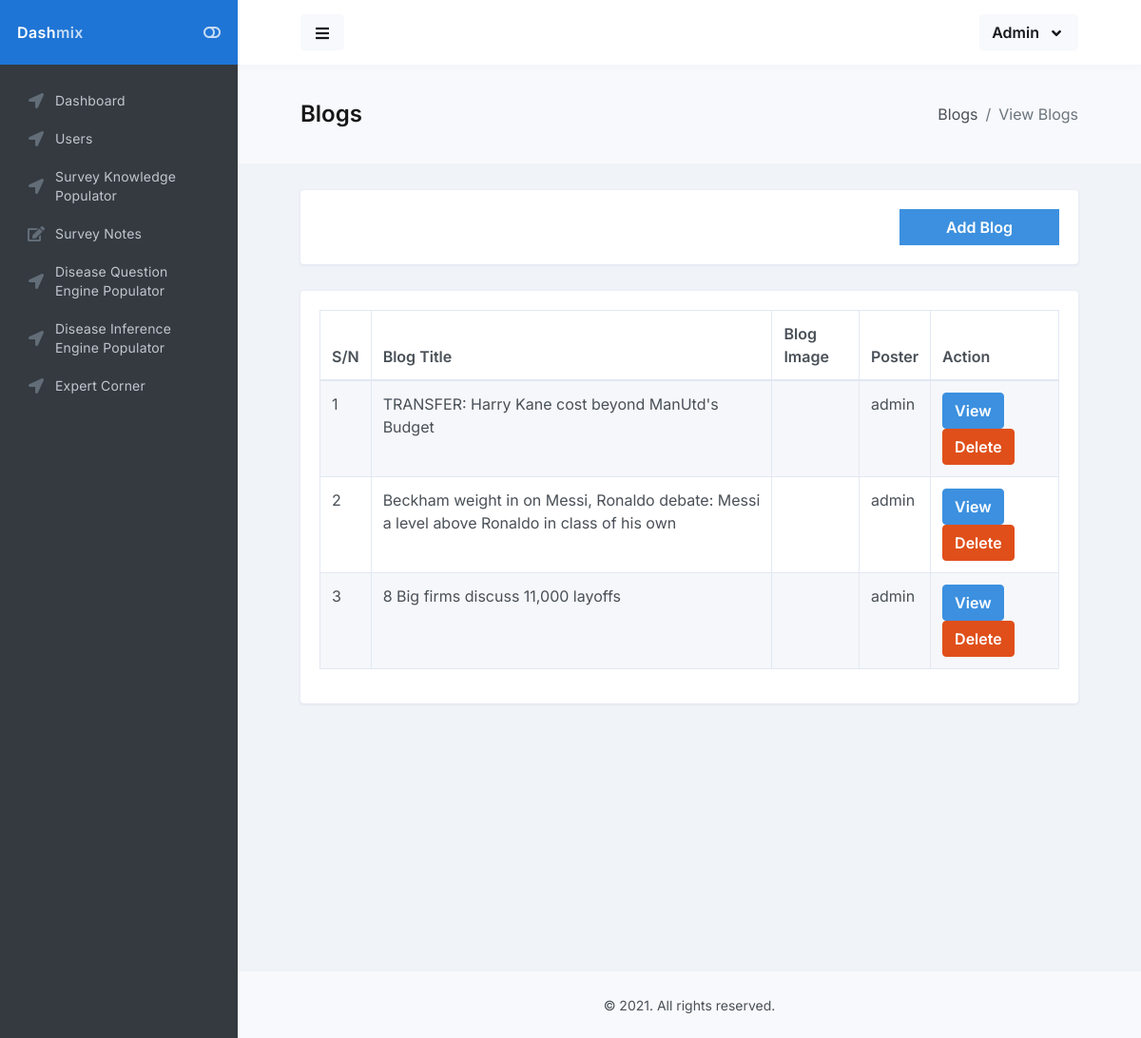
Before: /admin/blog.php with the older database file.
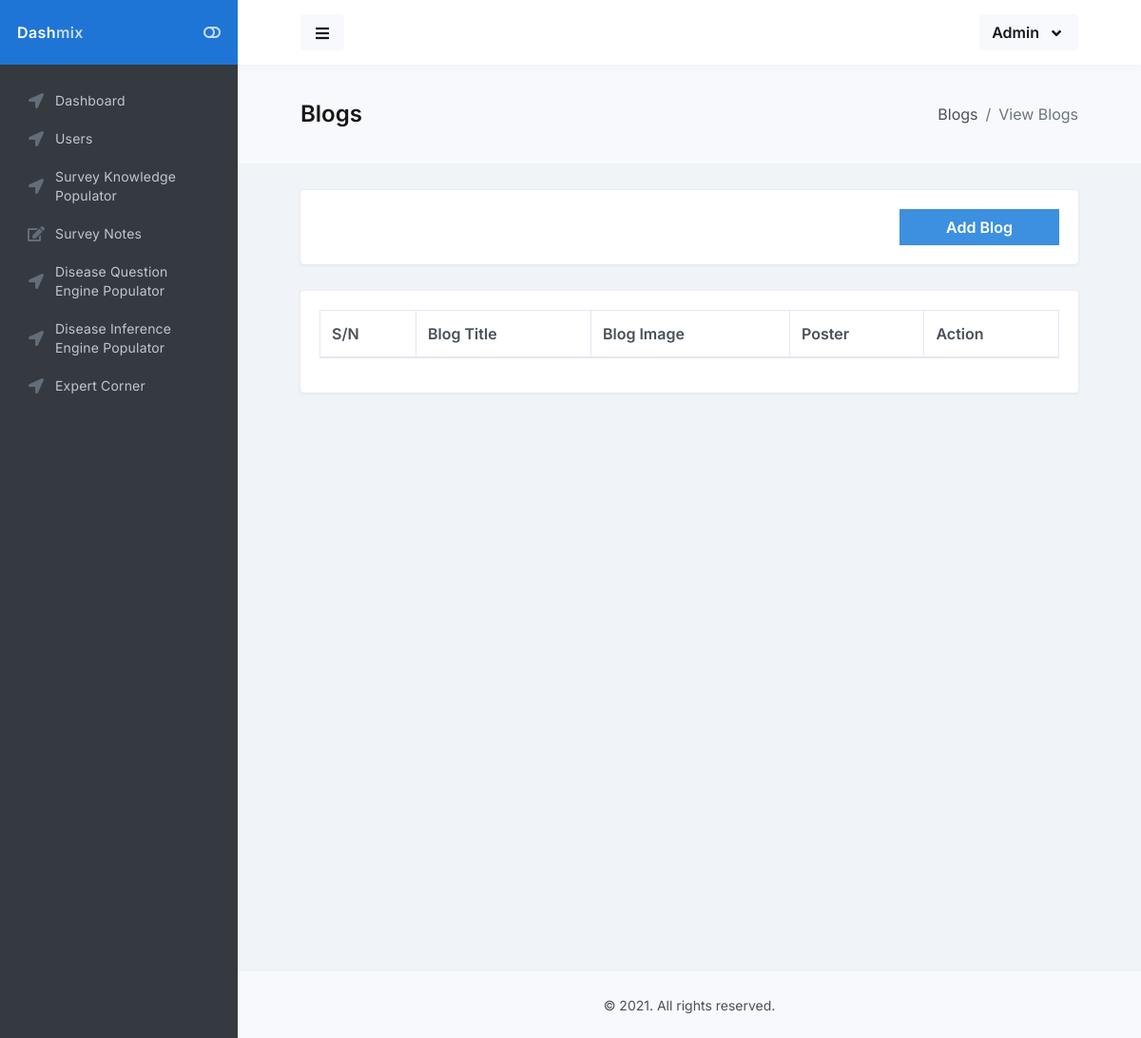
After: the same page with the newer database file.
### tables this page shows
CREATE TABLE IF NOT EXISTS `content` (
  `content_id` int(11) NOT NULL AUTO_INCREMENT,
  `title` text NOT NULL,
  `content` longtext NOT NULL,
  `content_image` varchar(150) NOT NULL,
  `poster_id` int(11) NOT NULL,
  `date_created` date NOT NULL,
  PRIMARY KEY (`content_id`)
);

### classes/DB.class.php (called while the page is built, shortened)
<?php
class DB{
    private $db_config = ['host'=>'localhost',
                          'username'=>'root',
                          'password'=>'',
                          'database'=>'expert',
                          'charset'=>'utf8mb4'];
    public $pdo;
    public $query;
    public function __construct()
    {
        $dsn = "mysql:host=".$this->db_config['host'].";dbname=".$this->db_config['database'].";charset=".$this->db_config['charset'];
        $options = [
            PDO::ATTR_ERRMODE            => PDO::ERRMODE_EXCEPTION,
            PDO::ATTR_DEFAULT_FETCH_MODE => PDO::FETCH_ASSOC,
            PDO::ATTR_EMULATE_PREPARES   => false,
        ];
        try {
            $this->pdo = new PDO($dsn, $this->db_config['username'], $this->db_config['password'], $options);
        } catch (\PDOException $e) {
            throw new \PDOException($e->getMessage(), (int)$e->getCode());
        }
    }
    public function queryStatement($statement, $value = [])
    {
        $this->query = $this->pdo->prepare($statement);
        if($this->query){
            return $this->query->execute($value);
        }else{
            return false;
        }
    }
    public function fALL()
    {
        $fetch_all_data = $this->query->fetchAll(PDO::FETCH_OBJ);
        if($fetch_all_data)
        {
            return $fetch_all_data;
        }else{
            return false;
        }
    }
}

### classes/Content.class.php (called while the page is built, shortened)
<?php
class Content  extends DB
{
    public function get_contents (){
        $arr =  [];
        $query = PARENT::queryStatement("SELECT * FROM `content` LEFT JOIN administrator ON content.poster_id = administrator.admin_id", $arr);
        return PARENT::fALL();
    }
}

### admin/blog.php (the view, shortened to what this page needs)
<?php
include "includes/header.php";
include "includes/sidebar.php";
?>
<main id="main-container">
    <div class="bg-body-light">
        <div class="content content-full">
            <div class="d-flex flex-column flex-sm-row justify-content-sm-between align-items-sm-center">
                <h1 class="flex-sm-fill font-size-h3 font-w900 mt-2 mb-0 mb-sm-2">Blogs</h1>
                <nav class="flex-sm-00-auto ml-sm-3" aria-label="breadcrumb">
                    <ol class="breadcrumb">
                        <li class="breadcrumb-item">Blogs</li>
                        <li class="breadcrumb-item active" aria-current="page">View Blogs</li>
                    </ol>
                </nav>
            </div>
        </div>
    </div>
    <div class="content">
        <div class="block block-rounded">
            <div class="block-content block-content-full d-flex justify-content-end">
                <a href="create-blog.php" class="btn btn-info rounded-0 px-5">Add Blog</a>
            </div>
        </div>
        <div class="block block-rounded">
            <div class="block-content block-content-full">
                <table class="table table-bordered table-striped js-dataTable-full" style="width: 100%">
                    <thead>
                        <tr>
                            <th>S/N</th>
                            <th>Blog Title</th>
                            <th>Blog Image</th>
                            <th>Poster</th>
                            <th>Action</th>
                        </tr>
                    </thead>
                    <tbody>
                        <tr>
                        <?php
                        $count = 1;
                        $all_content = $content->get_contents();
                        if(is_array($all_content)){
                            foreach ($all_content as $all_content) {?>
                                <td><?= $count++ ?></td>
                                <td><?= $all_content->title ?></td>
                                <td><img src="../images/blog_images/<?= $all_content->content_image ?>" height="50px" alt=""></td>
                                <td><?= $all_content->admin_username ?></td>
                                <td><a class="btn btn-info" href="view-blog.php?blog_id=<?= $all_content->content_id?>">View</a> <a class="btn btn-danger" href="api/delete-blog.php?blog_id=<?= $all_content->content_id?>">Delete</a></td>
                            </tr>
                        <?php }}?>
                    </tbody>
                </table>
            </div>
        </div>
    </div>
</main>
<?php
include "includes/footer.php";
?>

Changed rows visible on the page:
removed content: title "TRANSFER: Harry Kane cost beyond ManUtd's Budget", administrator.admin_username "admin"
removed content: title "Beckham weight in on Messi, Ronaldo debate: Messi a level above Ronaldo in class of his own", administrator.admin_username "admin"
removed content: title "8 Big firms discuss 11,000 layoffs", administrator.admin_username "admin"
